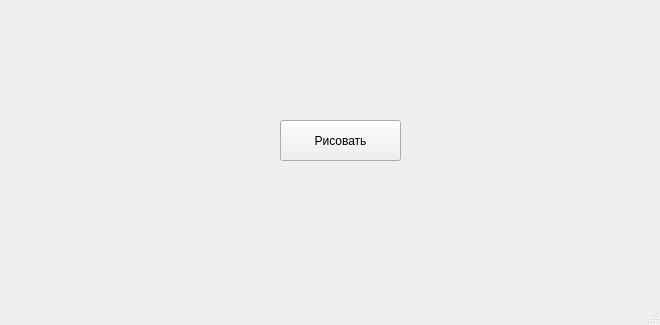
<?xml version="1.0" encoding="UTF-8"?>
<ui version="4.0">
 <class>MainWindow</class>
 <widget class="QMainWindow" name="MainWindow">
  <property name="geometry">
   <rect>
    <x>0</x>
    <y>0</y>
    <width>660</width>
    <height>325</height>
   </rect>
  </property>
  <property name="windowTitle">
   <string>MainWindow</string>
  </property>
  <widget class="QWidget" name="centralwidget">
   <widget class="QPushButton" name="pushButton">
    <property name="geometry">
     <rect>
      <x>280</x>
      <y>120</y>
      <width>121</width>
      <height>41</height>
     </rect>
    </property>
    <property name="text">
     <string>Рисовать</string>
    </property>
   </widget>
  </widget>
  <widget class="QMenuBar" name="menubar">
   <property name="geometry">
    <rect>
     <x>0</x>
     <y>0</y>
     <width>660</width>
     <height>21</height>
    </rect>
   </property>
  </widget>
  <widget class="QStatusBar" name="statusbar"/>
 </widget>
 <resources/>
 <connections/>
</ui>
